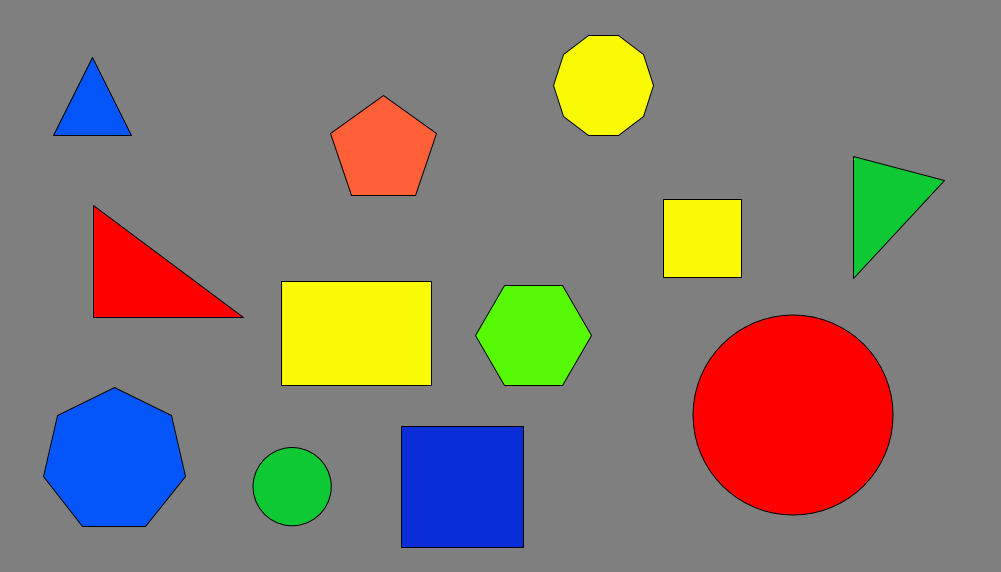
#> input picture Entregable 4/figuras2.PNG, 1001 x 572 px, found by its file name
$ python 'E4-Figuras y colores.py'
#> lines starting #> are read from the running program, lines starting #| are printed output that depends on the picture; after the words box and inside, x2 and y2 are one past the last pixel; in counts of white or black regions, pixels touching at a corner belong together
# -*- coding: utf-8 -*-
"""
Elaborado por:
    Avila Zambrano Ellim
    Parado Sulca Yurgen
    Rodriguez Manuelo Jhoelver
"""
import cv2
import numpy as np
"""
Función para determinar el color
"""
def colorFigura(imagenHSV):
    """
    Definir rangos de colores
    AZUL
    """
    azulInicio=np.array([110,90,30],np.uint8)
    azulFin=np.array([126,255,255],np.uint8)
    """ROJO"""
    rojoInicio=np.array([0,90,30],np.uint8)
    rojoFin=np.array([7,255,255],np.uint8)
    """VERDE"""
    verdeInicio=np.array([40,90,30],np.uint8)
    verdeFin=np.array([75,255,255],np.uint8)
    """AMARILLO"""
    amarilloInicio=np.array([15,90,30],np.uint8)
    amarilloFin=np.array([45,255,255],np.uint8)
    """
    Se aislan los colores definidos
    """
    aislarRojo=cv2.inRange(imagenHSV, rojoInicio, rojoFin)
    aislarAzul=cv2.inRange(imagenHSV, azulInicio, azulFin)
    aislarAmarillo=cv2.inRange(imagenHSV, amarilloInicio, amarilloFin)
    aislarVerde=cv2.inRange(imagenHSV, verdeInicio, verdeFin)
    """
    Se ubican los contornos
    """
    contornosRojo=cv2.findContours(aislarRojo, cv2.RETR_EXTERNAL, cv2.CHAIN_APPROX_SIMPLE)[0]
    contornosAzul=cv2.findContours(aislarAzul, cv2.RETR_EXTERNAL, cv2.CHAIN_APPROX_SIMPLE)[0]
    contornosAmarillo=cv2.findContours(aislarAmarillo, cv2.RETR_EXTERNAL, cv2.CHAIN_APPROX_SIMPLE)[0]
    contornosVerde=cv2.findContours(aislarVerde, cv2.RETR_EXTERNAL, cv2.CHAIN_APPROX_SIMPLE)[0]
    """
    Se determina el color por la cantidad de contornos encontrados
    """
    if len(contornosRojo)>0:
        color='Rojo'
    elif len(contornosAzul)>0:
        color='Azul'
    elif len(contornosAmarillo)>0:
        color='Amarillo'
    elif len(contornosVerde)>0:
        color='verde'

    return color;

"""
Función para determinar el nombre de la figura
"""
def nombreFigura(contorno,base,altura):

    epsilon=0.01*cv2.arcLength(contorno,True)
    vertices=cv2.approxPolyDP(contorno, epsilon, True)

    if len(vertices)==3:
        nombre='Triangulo'
    if len(vertices)==4:
        relacionAspecto=float(c)/d
        if relacionAspecto==1:
            nombre='Cuadrado'
        else:
            nombre='Rectangulo'
    elif len(vertices)==5:
        nombre='Pentagono'
    elif len(vertices)==6:
        nombre='Hexagono'
    elif len(vertices)==7:
        nombre='Heptagono'
    elif len(vertices)==8:
        nombre='Octagono'
    elif len(vertices)==9:
        nombre='Eneagono'
    elif len(vertices)==10:
        nombre='Decagono'
    elif len(vertices)>10:
        nombre='Circulo'
    return nombre
"""Selección y preparación de la imagen para su procesamiento"""
imagen=cv2.imread('figuras2.png')
#> imagen is the input picture: shape (572, 1001, 3); mean B, G, R 113, 122.9, 133.2
grises=cv2.cvtColor(imagen,cv2.COLOR_BGR2GRAY)
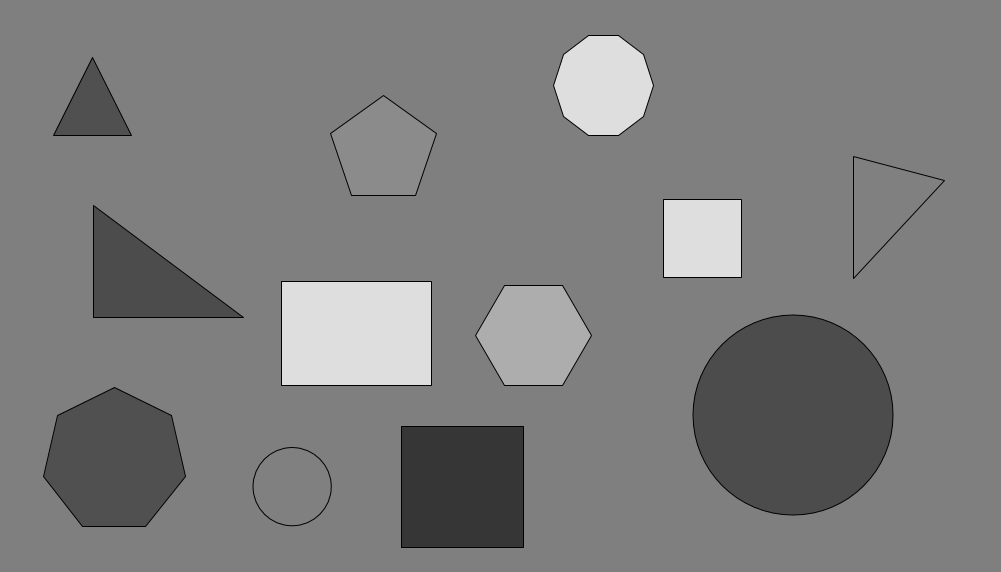
#> grises: shape (572, 1001); min 0, max 222, mean 124.8
bordesAislados=cv2.Canny(grises, 100, 150)
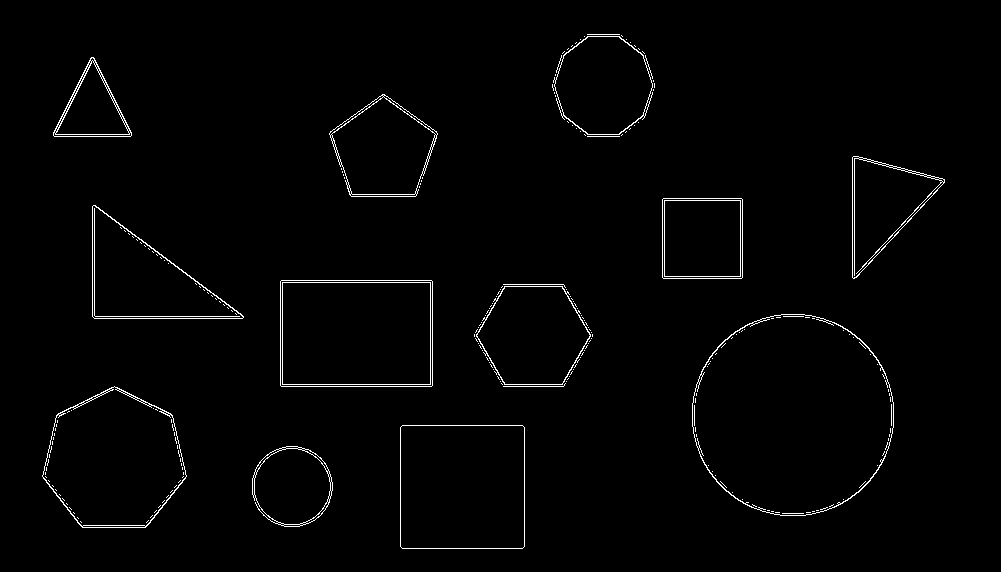
#> bordesAislados: shape (572, 1001); 1.5% white in thin lines or dots, all inside (x1, y1, x2, y2) = (42, 34, 945, 549)
bordesAislados=cv2.dilate(bordesAislados, None, iterations=1)
#> bordesAislados: shape (572, 1001); 4.2% white; 12 white regions, largest, box (x1, y1, x2, y2) and area: (691, 313, 895, 517) 3314, (279, 279, 434, 388) 2536, (41, 385, 188, 529) 2479
bordesAislados=cv2.erode(bordesAislados, None, iterations=1)
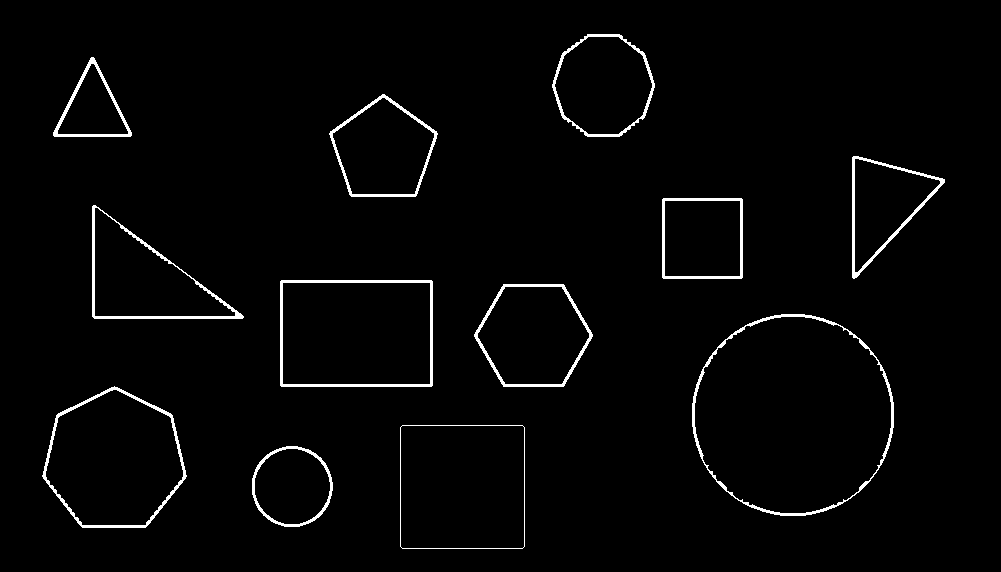
#> bordesAislados: shape (572, 1001); 2.3% white; 12 white regions
"""Preparación de parámetros para las funciones"""
contornos,_=cv2.findContours(bordesAislados, cv2.RETR_EXTERNAL, cv2.CHAIN_APPROX_SIMPLE)
#> contornos = 12 contours; largest, box (x1, y1, x2, y2) and area: (692, 314, 894, 516) 31977, (280, 280, 433, 387) 16110, (400, 425, 525, 549) 15244, (42, 386, 187, 528) 14964, (474, 284, 593, 387) 9120
colorConvertido=cv2.cvtColor(imagen, cv2.COLOR_BGR2HSV)
#> colorConvertido: shape (572, 1001, 3); mean H, S, V 9.9, 54.9, 151.6
for i in contornos:
    a,b,c,d=cv2.boundingRect(i)
    """Aislamiento de figura específica con color original en pantalla negra"""
    aislarFigura=np.zeros(imagen.shape[:2], dtype="uint8")
    aislarFigura=cv2.drawContours(aislarFigura,[i],-1,255,-1)
    figuraAislada=cv2.bitwise_and(colorConvertido,colorConvertido, mask= aislarFigura)
    nombre=nombreFigura(i,c,d)
    color=colorFigura(figuraAislada)
    figuraColor=nombre+' '+color
    cv2.putText(imagen, figuraColor, (a,b-5), 1, 1, (255,0,0),2)
    """Imagen natural"""
    cv2.imshow('ventana',imagen)
    cv2.waitKey(0)
#> this loop made 12 passes
#> (a, b, c, d, epsilon in nombreFigura, nombre, color, figuraColor) on passes 1, 3, 4, 5, 10, 12: (252, 446, 81, 81, 2.67, 'Circulo', 'verde', 'Circulo verde'), (42, 386, 145, 142, 4.72, 'Heptagono', 'Azul', 'Heptagono Azul'), (692, 314, 202, 202, 6.68, 'Circulo', 'Rojo', 'Circulo Rojo'), (474, 284, 119, 103, 3.72, 'Hexagono', 'verde', 'Hexagono verde'), (329, 94, 109, 103, 3.5, 'Pentagono', 'Rojo', 'Pentagono Rojo'), (552, 34, 103, 103, 3.62, 'Decagono', 'Amarillo', 'Decagono Amarillo')
#> (a, b, c, d, epsilon in nombreFigura, vertices in nombreFigura, nombre, color) on passes 7, 9, 11: (92, 205, 152, 114, 4.61, [[92, 206], [94, 318], [243, 317]], 'Triangulo', 'Rojo'), (852, 156, 93, 123, 3.61, [[944, 179], [852, 157], [853, 278]], 'Triangulo', 'verde'), (53, 57, 79, 80, 2.68, [[91, 57], [53, 135], [130, 136]], 'Triangulo', 'Azul')
#> pass 1, `aislarFigura=cv2.drawContours(aislarFigura,[i],-1,255,-1)`:
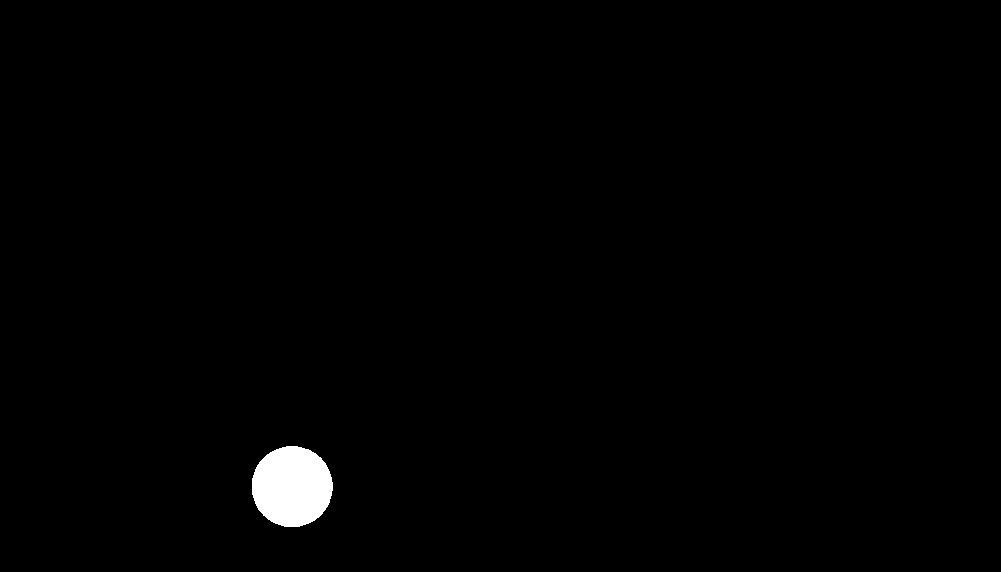
#> aislarFigura: shape (572, 1001); 0.9% white; 1 white region, box (x1, y1, x2, y2) and area: (252, 446, 333, 527) 5169
#> pass 1, in colorFigura, `aislarVerde=cv2.inRange(imagenHSV, verdeInicio, verdeFin)`:
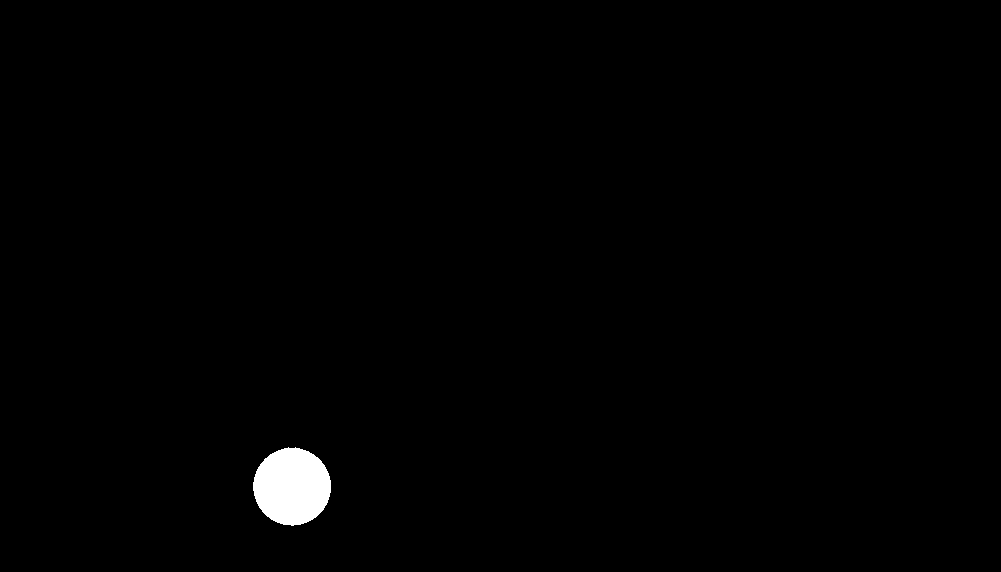
#> aislarVerde: shape (572, 1001); 0.83% white; 1 white region, box (x1, y1, x2, y2) and area: (253, 447, 331, 526) 4739
#> after the loop:
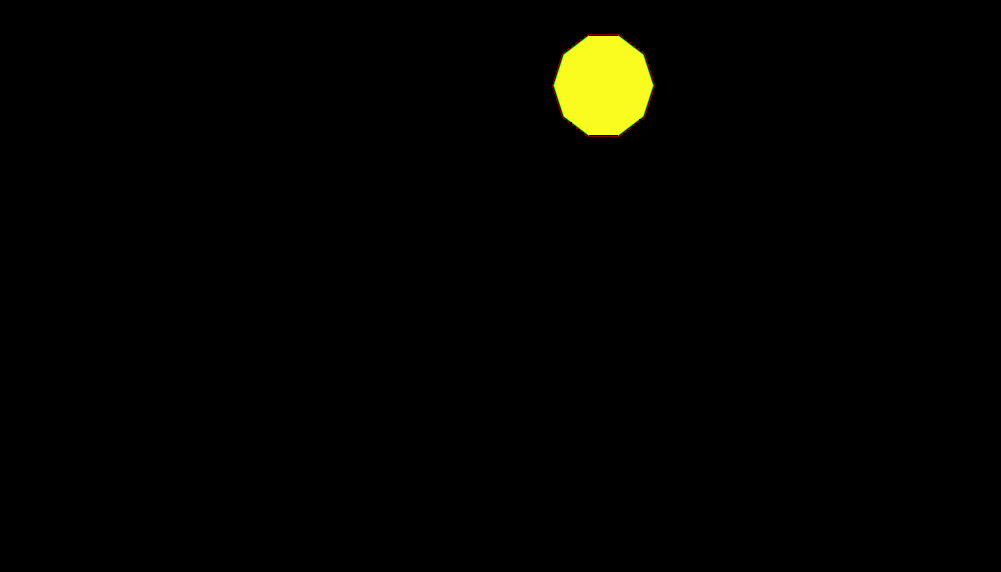
#> figuraAislada: shape (572, 1001, 3); mean B, G, R 0.4, 3.4, 3.4
#> after the loop:
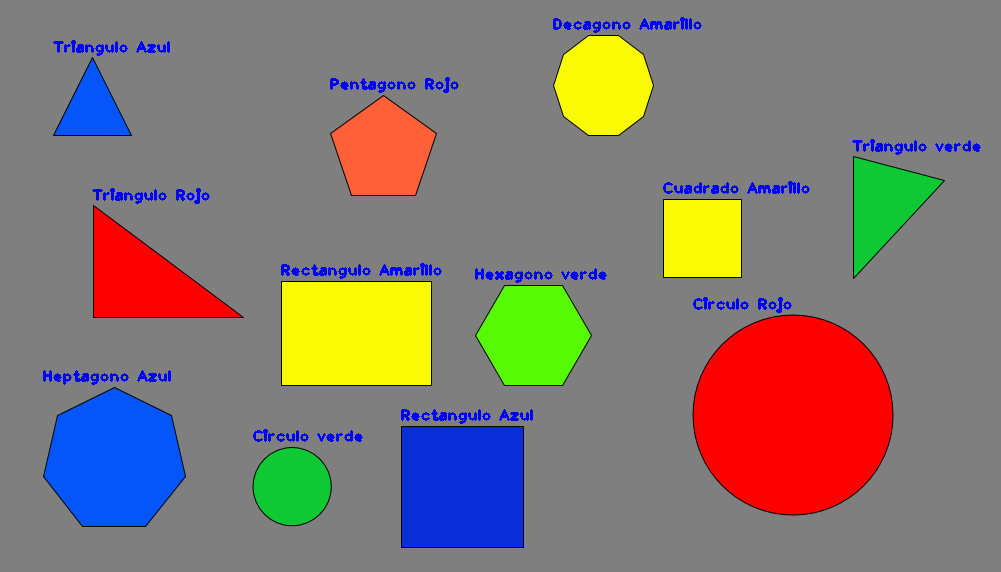
#> imagen: shape (572, 1001, 3); 1.44% of pixels changed, all inside (x1, y1, x2, y2) = (43, 17, 981, 442)
"""Imagen en escala de grises"""
#cv2.imshow('grises',grises)
"""Imagen binarizada"""
#cv2.imshow('imagen binarizada',bordesAislados)
cv2.waitKey(0) & 0xFF
cv2.destroyAllWindows()
